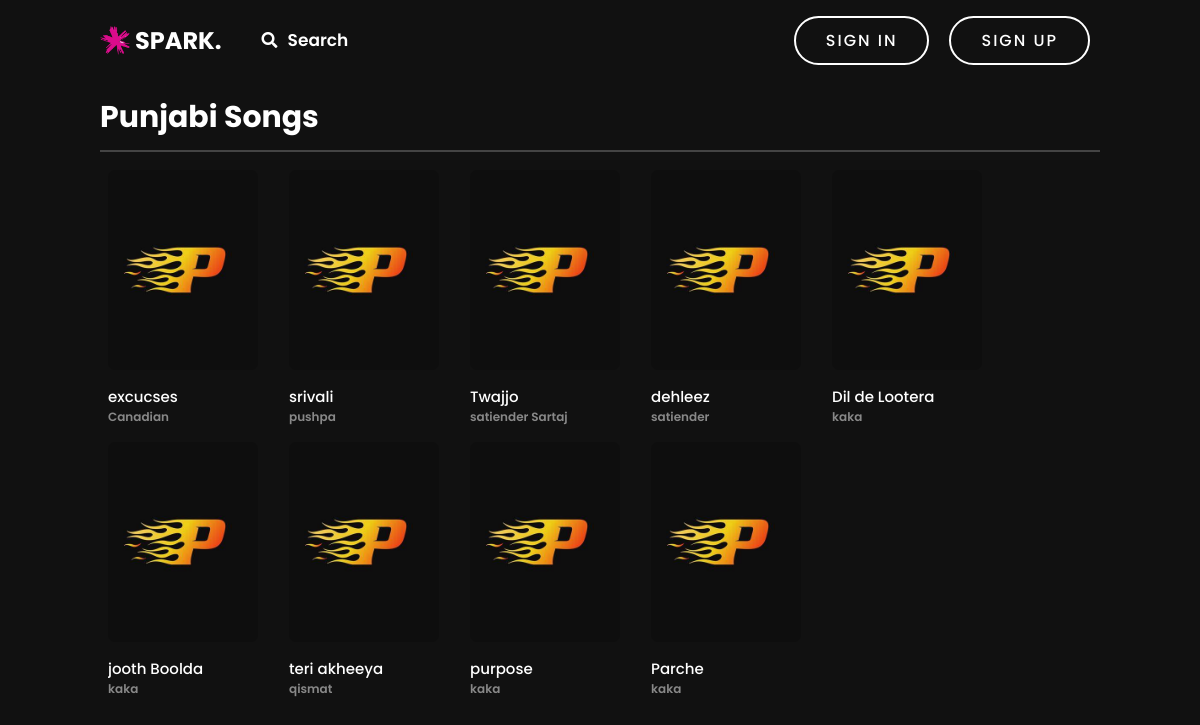
/punjabi-songs/, run on the app's committed database.
### musicapp/models.py (models this page shows, shortened)
class Song(models.Model):
    language_choice = (("Hindi", "Hindi"), ("English", "English"), ("Punjabi", "Punjabi"), ("Haryanvi", "Haryanvi"), ("Assamese", "Assamese"), ("Bhojpuri", "Bhojpuri"))
    name = models.CharField(max_length=200)
    album = models.CharField(max_length=200)
    artists = models.CharField(max_length=200)
    release_date = models.IntegerField()
    language = models.CharField(max_length=30, choices=language_choice, default="Hindi")
    song_thumbnail = models.FileField()
    song_mp3 = models.FileField()

### musicapp/views.py (the view, shortened to what this page needs)
# urls.py: path('punjabi-songs/', views.punjabi_songs, name='punjabi-songs'),
def punjabi_songs(request):
    songs = Song.objects.all().filter(language="Punjabi")
    last_played_song = None
    if not request.user.is_anonymous:
        last_played_list = list(Recent.objects.filter(user=request.user).values("song_id").order_by("-id"))
        if last_played_list:
            last_played_id = last_played_list[0]["song_id"]
            last_played_song = Song.objects.get(id=last_played_id)
    context = {
        "punjabi_songs": songs,
        "last_played_song": last_played_song,
    }
    return render(request, "musicapp/punjabi-songs.html", context=context)

### templates/musicapp/punjabi-songs.html (shortened to what this page needs)
{% extends 'base.html' %}
{% load static %}
{% block body %}
<section class="mymusic-wrapper">
    <div class="music">
        <h3>Punjabi Songs</h3>
    </div>
    <div class="container">
        <div class="ok">
            <div class="heart">
                {% for song in punjabi_songs %}
                <div class="playlist-wrapper">
                    <div class="gallery-cell">
                        <img src="{{ song.song_thumbnail.url }}">
                    </div>
                    <div class="playlist_name">{{ song.name }}</div>
                    <div class="playlist_desc">{{ song.album }}</div>
                </div>
                {% endfor %}
            </div>
        </div>
    </div>
</section>
{% endblock body %}

### templates/base.html (style rules this page uses)
* { margin: 0; padding: 0; box-sizing: border-box; font-family: "Poppins", sans-serif; }
body { background-color: #111; margin-bottom: 230px; }
img { height: 100%; width: 100%; object-fit: cover; border-radius: 7px; }
h3 { font-size: 14px; color: #777; }

### templates/musicapp/punjabi-songs.html (style rules this page uses)
.container { margin-bottom: 25px; }
.mymusic-wrapper { padding-top: 85px; margin: 0px 100px; }
.music { border-bottom: solid #444 2px; }
.music h3 { color: #fff; font-size: 30px; padding: 10px 0; }
.ok { color: #fff; margin: 10px 0px; }
.heart { display: flex; align-items: center; flex-wrap: wrap; }
.playlist-wrapper { margin: 8px; display: flex; flex-direction: column; }
.playlist-wrapper img { height: 170px; margin-bottom: 10px; }
.playlist_name { font-size: 15px; font-weight: 500; text-overflow: ellipsis; overflow: hidden; width: 150px; white-space: nowrap; }
.gallery-cell { position: relative; width: 150px; height: 200px; margin-right: 15px; border-radius: 7px; margin-bottom: 15px; }
.gallery-cell img { position: absolute; width: 100%; height: 100%; object-fit: cover; border-radius: 7px; }
.playlist_desc { font-size: 12px; color: #888; font-weight: 600; }

### data on the page
Song: song_thumbnail (picture), name "excucses", album "Canadian"
Song: song_thumbnail (picture), name "srivali", album "pushpa"
Song: song_thumbnail (picture), name "Twajjo", album "satiender Sartaj"
Song: song_thumbnail (picture), name "dehleez", album "satiender"
Song: song_thumbnail (picture), name "Dil de Lootera", album "kaka"
Song: song_thumbnail (picture), name "jooth Boolda", album "kaka"
Song: song_thumbnail (picture), name "teri akheeya", album "qismat"
Song: song_thumbnail (picture), name "purpose", album "kaka"
Song: song_thumbnail (picture), name "Parche", album "kaka"
